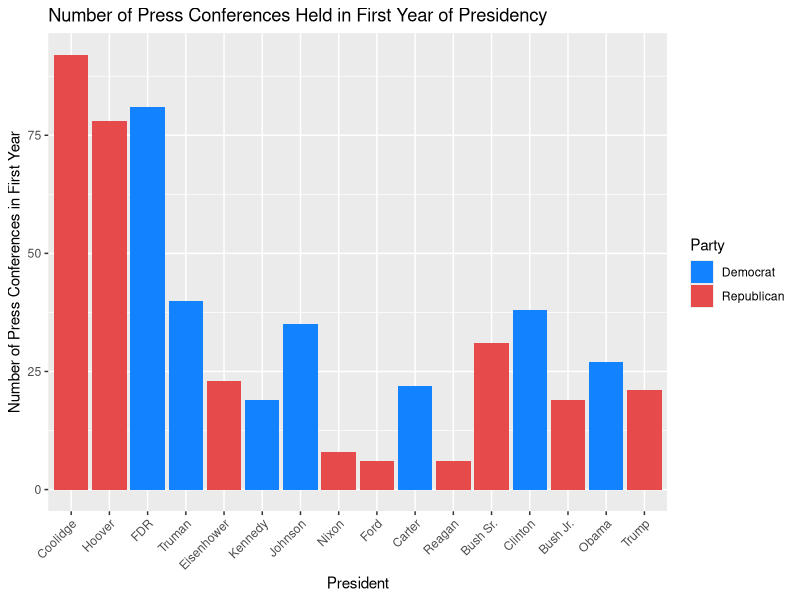

R code for this plot: (Note: this script raises an error after producing the figure.)
## ---- chunk 1
knitr::opts_chunk$set(echo = TRUE)

library(ggplot2)
library(tidyverse)
## ---- chunk 2

press_conferences <- read_csv("first_year_press_conferences.csv")

## ---- chunk 3

# I don't want a bar graph in alphabetical order, so I'll lock in the order here. 

press_conferences$president <- factor(press_conferences$president, 
                                      levels = press_conferences$president)

# I also don't like how the default sets Democrats as red, so I'll change that here. 

colors <- c("#1382ff", "#e64a4a")

# Time to make the plot! 

press_plot <- press_conferences %>%
  mutate(party = fct_recode(party, "Democrat" = "D", "Republican" = "R")) %>%
  ggplot(aes(x = president, y = number, fill = party)) + 
      geom_col() +
      scale_fill_manual(values=colors) + 
  
  # I finally figured out how to assign specific colors to values -- this could've come in
  # handy on earlier psets, but better late than never! 
  
      xlab("President") + 
      ylab("Number of Press Conferences in First Year") + 
      labs(title = "Number of Press Conferences Held in First Year of Presidency",
           fill = "Party") + 
      theme(axis.text.x = element_text(angle = 45, hjust = 1))

  # Rotated the text on the x-axis by 45 degrees so that the words wouldn't overlap over each
  # other. 

write_rds(press_plot, 
          "~/Desktop/presidential_speeches/presidential-speeches/press_plot.rds")

# I wrote the plot into an rds file so that it could easily be called by the Shiny app later on. 

